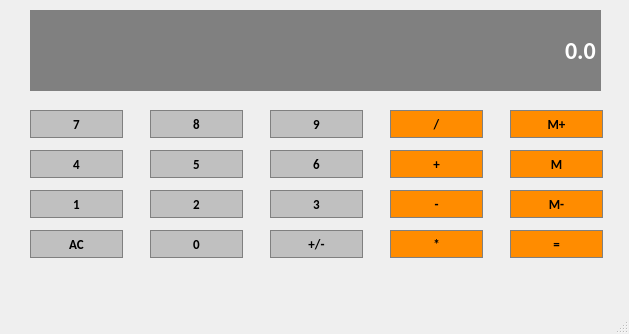
<?xml version="1.0" encoding="UTF-8"?>
<ui version="4.0">
 <class>calculator</class>
 <widget class="QMainWindow" name="calculator">
  <property name="geometry">
   <rect>
    <x>0</x>
    <y>0</y>
    <width>629</width>
    <height>334</height>
   </rect>
  </property>
  <property name="windowTitle">
   <string>MainWindow</string>
  </property>
  <widget class="QWidget" name="centralwidget">
   <widget class="QLineEdit" name="Display">
    <property name="geometry">
     <rect>
      <x>30</x>
      <y>10</y>
      <width>571</width>
      <height>81</height>
     </rect>
    </property>
    <property name="sizePolicy">
     <sizepolicy hsizetype="Preferred" vsizetype="Expanding">
      <horstretch>0</horstretch>
      <verstretch>0</verstretch>
     </sizepolicy>
    </property>
    <property name="font">
     <font>
      <family>Calibri</family>
      <pointsize>18</pointsize>
      <weight>75</weight>
      <bold>true</bold>
     </font>
    </property>
    <property name="styleSheet">
     <string notr="true">QLineEdit{
       background-color:gray;
       border:1px solid gray;
       color:#ffffff;
}</string>
    </property>
    <property name="text">
     <string>0.0</string>
    </property>
    <property name="alignment">
     <set>Qt::AlignRight|Qt::AlignTrailing|Qt::AlignVCenter</set>
    </property>
   </widget>
   <widget class="QPushButton" name="Button7">
    <property name="geometry">
     <rect>
      <x>30</x>
      <y>110</y>
      <width>93</width>
      <height>28</height>
     </rect>
    </property>
    <property name="sizePolicy">
     <sizepolicy hsizetype="Preferred" vsizetype="Preferred">
      <horstretch>0</horstretch>
      <verstretch>0</verstretch>
     </sizepolicy>
    </property>
    <property name="font">
     <font>
      <family>Calibri</family>
      <pointsize>10</pointsize>
      <weight>75</weight>
      <bold>true</bold>
     </font>
    </property>
    <property name="styleSheet">
     <string notr="true">QPushButton{
       background-color:#C0C0C0;
       border:1px solid gray;
       padding:5px;
}
QPushButtonPressed{
       background-color:#A9A9A9;
       border:1px solid gray;
       padding:5px;
}
</string>
    </property>
    <property name="text">
     <string>7</string>
    </property>
   </widget>
   <widget class="QPushButton" name="Button8">
    <property name="geometry">
     <rect>
      <x>150</x>
      <y>110</y>
      <width>93</width>
      <height>28</height>
     </rect>
    </property>
    <property name="sizePolicy">
     <sizepolicy hsizetype="Preferred" vsizetype="Preferred">
      <horstretch>0</horstretch>
      <verstretch>0</verstretch>
     </sizepolicy>
    </property>
    <property name="font">
     <font>
      <family>Calibri</family>
      <pointsize>10</pointsize>
      <weight>75</weight>
      <bold>true</bold>
     </font>
    </property>
    <property name="styleSheet">
     <string notr="true">QPushButton{
       background-color:#C0C0C0;
       border:1px solid gray;
       padding:5px;
}
QPushButtonPressed{
       background-color:#A9A9A9;
       border:1px solid gray;
       padding:5px;
}
</string>
    </property>
    <property name="text">
     <string>8</string>
    </property>
   </widget>
   <widget class="QPushButton" name="Button9">
    <property name="geometry">
     <rect>
      <x>270</x>
      <y>110</y>
      <width>93</width>
      <height>28</height>
     </rect>
    </property>
    <property name="sizePolicy">
     <sizepolicy hsizetype="Preferred" vsizetype="Preferred">
      <horstretch>0</horstretch>
      <verstretch>0</verstretch>
     </sizepolicy>
    </property>
    <property name="font">
     <font>
      <family>Calibri</family>
      <pointsize>10</pointsize>
      <weight>75</weight>
      <bold>true</bold>
     </font>
    </property>
    <property name="styleSheet">
     <string notr="true">QPushButton{
       background-color:#C0C0C0;
       border:1px solid gray;
       padding:5px;
}
QPushButtonPressed{
       background-color:#A9A9A9;
       border:1px solid gray;
       padding:5px;
}
</string>
    </property>
    <property name="text">
     <string>9</string>
    </property>
   </widget>
   <widget class="QPushButton" name="Divide">
    <property name="geometry">
     <rect>
      <x>390</x>
      <y>110</y>
      <width>93</width>
      <height>28</height>
     </rect>
    </property>
    <property name="sizePolicy">
     <sizepolicy hsizetype="Preferred" vsizetype="Preferred">
      <horstretch>0</horstretch>
      <verstretch>0</verstretch>
     </sizepolicy>
    </property>
    <property name="font">
     <font>
      <family>Calibri</family>
      <pointsize>10</pointsize>
      <weight>75</weight>
      <bold>true</bold>
     </font>
    </property>
    <property name="styleSheet">
     <string notr="true">QPushButton{
       background-color:#FF8C00;
       border:1px solid gray;
       padding:5px;
}
QPushButtonPressed{
       background-color:#A9A9A9;
       border:1px solid gray;
       padding:5px;
}
</string>
    </property>
    <property name="text">
     <string>/</string>
    </property>
   </widget>
   <widget class="QPushButton" name="MemAdd">
    <property name="geometry">
     <rect>
      <x>510</x>
      <y>110</y>
      <width>93</width>
      <height>28</height>
     </rect>
    </property>
    <property name="sizePolicy">
     <sizepolicy hsizetype="Preferred" vsizetype="Preferred">
      <horstretch>0</horstretch>
      <verstretch>0</verstretch>
     </sizepolicy>
    </property>
    <property name="font">
     <font>
      <family>Calibri</family>
      <pointsize>10</pointsize>
      <weight>75</weight>
      <bold>true</bold>
     </font>
    </property>
    <property name="styleSheet">
     <string notr="true">QPushButton{
       background-color:#FF8C00;
       border:1px solid gray;
       padding:5px;
}
QPushButtonPressed{
       background-color:#A9A9A9;
       border:1px solid gray;
       padding:5px;
}
</string>
    </property>
    <property name="text">
     <string>M+</string>
    </property>
   </widget>
   <widget class="QPushButton" name="Button4">
    <property name="geometry">
     <rect>
      <x>30</x>
      <y>150</y>
      <width>93</width>
      <height>28</height>
     </rect>
    </property>
    <property name="sizePolicy">
     <sizepolicy hsizetype="Preferred" vsizetype="Preferred">
      <horstretch>0</horstretch>
      <verstretch>0</verstretch>
     </sizepolicy>
    </property>
    <property name="font">
     <font>
      <family>Calibri</family>
      <pointsize>10</pointsize>
      <weight>75</weight>
      <bold>true</bold>
     </font>
    </property>
    <property name="styleSheet">
     <string notr="true">QPushButton{
       background-color:#C0C0C0;
       border:1px solid gray;
       padding:5px;
}
QPushButtonPressed{
       background-color:#A9A9A9;
       border:1px solid gray;
       padding:5px;
}
</string>
    </property>
    <property name="text">
     <string>4</string>
    </property>
   </widget>
   <widget class="QPushButton" name="Button5">
    <property name="geometry">
     <rect>
      <x>150</x>
      <y>150</y>
      <width>93</width>
      <height>28</height>
     </rect>
    </property>
    <property name="sizePolicy">
     <sizepolicy hsizetype="Preferred" vsizetype="Preferred">
      <horstretch>0</horstretch>
      <verstretch>0</verstretch>
     </sizepolicy>
    </property>
    <property name="font">
     <font>
      <family>Calibri</family>
      <pointsize>10</pointsize>
      <weight>75</weight>
      <bold>true</bold>
     </font>
    </property>
    <property name="styleSheet">
     <string notr="true">QPushButton{
       background-color:#C0C0C0;
       border:1px solid gray;
       padding:5px;
}
QPushButtonPressed{
       background-color:#A9A9A9;
       border:1px solid gray;
       padding:5px;
}
</string>
    </property>
    <property name="text">
     <string>5</string>
    </property>
   </widget>
   <widget class="QPushButton" name="Button6">
    <property name="geometry">
     <rect>
      <x>270</x>
      <y>150</y>
      <width>93</width>
      <height>28</height>
     </rect>
    </property>
    <property name="sizePolicy">
     <sizepolicy hsizetype="Preferred" vsizetype="Preferred">
      <horstretch>0</horstretch>
      <verstretch>0</verstretch>
     </sizepolicy>
    </property>
    <property name="font">
     <font>
      <family>Calibri</family>
      <pointsize>10</pointsize>
      <weight>75</weight>
      <bold>true</bold>
     </font>
    </property>
    <property name="styleSheet">
     <string notr="true">QPushButton{
       background-color:#C0C0C0;
       border:1px solid gray;
       padding:5px;
}
QPushButtonPressed{
       background-color:#A9A9A9;
       border:1px solid gray;
       padding:5px;
}
</string>
    </property>
    <property name="text">
     <string>6</string>
    </property>
   </widget>
   <widget class="QPushButton" name="Add">
    <property name="geometry">
     <rect>
      <x>390</x>
      <y>150</y>
      <width>93</width>
      <height>28</height>
     </rect>
    </property>
    <property name="sizePolicy">
     <sizepolicy hsizetype="Preferred" vsizetype="Preferred">
      <horstretch>0</horstretch>
      <verstretch>0</verstretch>
     </sizepolicy>
    </property>
    <property name="font">
     <font>
      <family>Calibri</family>
      <pointsize>10</pointsize>
      <weight>75</weight>
      <bold>true</bold>
     </font>
    </property>
    <property name="styleSheet">
     <string notr="true">QPushButton{
       background-color:#FF8C00;
       border:1px solid gray;
       padding:5px;
}
QPushButtonPressed{
       background-color:#A9A9A9;
       border:1px solid gray;
       padding:5px;
}
</string>
    </property>
    <property name="text">
     <string>+</string>
    </property>
   </widget>
   <widget class="QPushButton" name="MemAdd_2">
    <property name="geometry">
     <rect>
      <x>510</x>
      <y>150</y>
      <width>93</width>
      <height>28</height>
     </rect>
    </property>
    <property name="sizePolicy">
     <sizepolicy hsizetype="Preferred" vsizetype="Preferred">
      <horstretch>0</horstretch>
      <verstretch>0</verstretch>
     </sizepolicy>
    </property>
    <property name="font">
     <font>
      <family>Calibri</family>
      <pointsize>10</pointsize>
      <weight>75</weight>
      <bold>true</bold>
     </font>
    </property>
    <property name="styleSheet">
     <string notr="true">QPushButton{
       background-color:#FF8C00;
       border:1px solid gray;
       padding:5px;
}
QPushButtonPressed{
       background-color:#A9A9A9;
       border:1px solid gray;
       padding:5px;
}
</string>
    </property>
    <property name="text">
     <string>M</string>
    </property>
   </widget>
   <widget class="QPushButton" name="Button1">
    <property name="geometry">
     <rect>
      <x>30</x>
      <y>190</y>
      <width>93</width>
      <height>28</height>
     </rect>
    </property>
    <property name="sizePolicy">
     <sizepolicy hsizetype="Preferred" vsizetype="Preferred">
      <horstretch>0</horstretch>
      <verstretch>0</verstretch>
     </sizepolicy>
    </property>
    <property name="font">
     <font>
      <family>Calibri</family>
      <pointsize>10</pointsize>
      <weight>75</weight>
      <bold>true</bold>
     </font>
    </property>
    <property name="styleSheet">
     <string notr="true">QPushButton{
       background-color:#C0C0C0;
       border:1px solid gray;
       padding:5px;
}
QPushButtonPressed{
       background-color:#A9A9A9;
       border:1px solid gray;
       padding:5px;
}
</string>
    </property>
    <property name="text">
     <string>1</string>
    </property>
   </widget>
   <widget class="QPushButton" name="Button2">
    <property name="geometry">
     <rect>
      <x>150</x>
      <y>190</y>
      <width>93</width>
      <height>28</height>
     </rect>
    </property>
    <property name="sizePolicy">
     <sizepolicy hsizetype="Preferred" vsizetype="Preferred">
      <horstretch>0</horstretch>
      <verstretch>0</verstretch>
     </sizepolicy>
    </property>
    <property name="font">
     <font>
      <family>Calibri</family>
      <pointsize>10</pointsize>
      <weight>75</weight>
      <bold>true</bold>
     </font>
    </property>
    <property name="styleSheet">
     <string notr="true">QPushButton{
       background-color:#C0C0C0;
       border:1px solid gray;
       padding:5px;
}
QPushButtonPressed{
       background-color:#A9A9A9;
       border:1px solid gray;
       padding:5px;
}
</string>
    </property>
    <property name="text">
     <string>2</string>
    </property>
   </widget>
   <widget class="QPushButton" name="Button3">
    <property name="geometry">
     <rect>
      <x>270</x>
      <y>190</y>
      <width>93</width>
      <height>28</height>
     </rect>
    </property>
    <property name="sizePolicy">
     <sizepolicy hsizetype="Preferred" vsizetype="Preferred">
      <horstretch>0</horstretch>
      <verstretch>0</verstretch>
     </sizepolicy>
    </property>
    <property name="font">
     <font>
      <family>Calibri</family>
      <pointsize>10</pointsize>
      <weight>75</weight>
      <bold>true</bold>
     </font>
    </property>
    <property name="styleSheet">
     <string notr="true">QPushButton{
       background-color:#C0C0C0;
       border:1px solid gray;
       padding:5px;
}
QPushButtonPressed{
       background-color:#A9A9A9;
       border:1px solid gray;
       padding:5px;
}
</string>
    </property>
    <property name="text">
     <string>3</string>
    </property>
   </widget>
   <widget class="QPushButton" name="Substract">
    <property name="geometry">
     <rect>
      <x>390</x>
      <y>190</y>
      <width>93</width>
      <height>28</height>
     </rect>
    </property>
    <property name="sizePolicy">
     <sizepolicy hsizetype="Preferred" vsizetype="Preferred">
      <horstretch>0</horstretch>
      <verstretch>0</verstretch>
     </sizepolicy>
    </property>
    <property name="font">
     <font>
      <family>Calibri</family>
      <pointsize>10</pointsize>
      <weight>75</weight>
      <bold>true</bold>
     </font>
    </property>
    <property name="styleSheet">
     <string notr="true">QPushButton{
       background-color:#FF8C00;
       border:1px solid gray;
       padding:5px;
}
QPushButtonPressed{
       background-color:#A9A9A9;
       border:1px solid gray;
       padding:5px;
}
</string>
    </property>
    <property name="text">
     <string>-</string>
    </property>
   </widget>
   <widget class="QPushButton" name="pushButton_15">
    <property name="geometry">
     <rect>
      <x>510</x>
      <y>190</y>
      <width>93</width>
      <height>28</height>
     </rect>
    </property>
    <property name="sizePolicy">
     <sizepolicy hsizetype="Preferred" vsizetype="Preferred">
      <horstretch>0</horstretch>
      <verstretch>0</verstretch>
     </sizepolicy>
    </property>
    <property name="font">
     <font>
      <family>Calibri</family>
      <pointsize>10</pointsize>
      <weight>75</weight>
      <bold>true</bold>
     </font>
    </property>
    <property name="styleSheet">
     <string notr="true">QPushButton{
       background-color:#FF8C00;
       border:1px solid gray;
       padding:5px;
}
QPushButtonPressed{
       background-color:#A9A9A9;
       border:1px solid gray;
       padding:5px;
}
</string>
    </property>
    <property name="text">
     <string>M-</string>
    </property>
   </widget>
   <widget class="QPushButton" name="Clear">
    <property name="geometry">
     <rect>
      <x>30</x>
      <y>230</y>
      <width>93</width>
      <height>28</height>
     </rect>
    </property>
    <property name="sizePolicy">
     <sizepolicy hsizetype="Preferred" vsizetype="Preferred">
      <horstretch>0</horstretch>
      <verstretch>0</verstretch>
     </sizepolicy>
    </property>
    <property name="font">
     <font>
      <family>Calibri</family>
      <pointsize>10</pointsize>
      <weight>75</weight>
      <bold>true</bold>
     </font>
    </property>
    <property name="styleSheet">
     <string notr="true">QPushButton{
       background-color:#C0C0C0;
       border:1px solid gray;
       padding:5px;
}
QPushButtonPressed{
       background-color:#A9A9A9;
       border:1px solid gray;
       padding:5px;
}
</string>
    </property>
    <property name="text">
     <string>AC</string>
    </property>
   </widget>
   <widget class="QPushButton" name="Button0">
    <property name="geometry">
     <rect>
      <x>150</x>
      <y>230</y>
      <width>93</width>
      <height>28</height>
     </rect>
    </property>
    <property name="sizePolicy">
     <sizepolicy hsizetype="Preferred" vsizetype="Preferred">
      <horstretch>0</horstretch>
      <verstretch>0</verstretch>
     </sizepolicy>
    </property>
    <property name="font">
     <font>
      <family>Calibri</family>
      <pointsize>10</pointsize>
      <weight>75</weight>
      <bold>true</bold>
     </font>
    </property>
    <property name="styleSheet">
     <string notr="true">QPushButton{
       background-color:#C0C0C0;
       border:1px solid gray;
       padding:5px;
}
QPushButtonPressed{
       background-color:#A9A9A9;
       border:1px solid gray;
       padding:5px;
}
</string>
    </property>
    <property name="text">
     <string>0</string>
    </property>
   </widget>
   <widget class="QPushButton" name="ChangeSign">
    <property name="geometry">
     <rect>
      <x>270</x>
      <y>230</y>
      <width>93</width>
      <height>28</height>
     </rect>
    </property>
    <property name="sizePolicy">
     <sizepolicy hsizetype="Preferred" vsizetype="Preferred">
      <horstretch>0</horstretch>
      <verstretch>0</verstretch>
     </sizepolicy>
    </property>
    <property name="font">
     <font>
      <family>Calibri</family>
      <pointsize>10</pointsize>
      <weight>75</weight>
      <bold>true</bold>
     </font>
    </property>
    <property name="styleSheet">
     <string notr="true">QPushButton{
       background-color:#C0C0C0;
       border:1px solid gray;
       padding:5px;
}
QPushButtonPressed{
       background-color:#A9A9A9;
       border:1px solid gray;
       padding:5px;
}
</string>
    </property>
    <property name="text">
     <string>+/-</string>
    </property>
   </widget>
   <widget class="QPushButton" name="Multiply">
    <property name="geometry">
     <rect>
      <x>390</x>
      <y>230</y>
      <width>93</width>
      <height>28</height>
     </rect>
    </property>
    <property name="sizePolicy">
     <sizepolicy hsizetype="Preferred" vsizetype="Preferred">
      <horstretch>0</horstretch>
      <verstretch>0</verstretch>
     </sizepolicy>
    </property>
    <property name="font">
     <font>
      <family>Calibri</family>
      <pointsize>10</pointsize>
      <weight>75</weight>
      <bold>true</bold>
     </font>
    </property>
    <property name="styleSheet">
     <string notr="true">QPushButton{
       background-color:#FF8C00;
       border:1px solid gray;
       padding:5px;
}
QPushButtonPressed{
       background-color:#A9A9A9;
       border:1px solid gray;
       padding:5px;
}
</string>
    </property>
    <property name="text">
     <string>*</string>
    </property>
   </widget>
   <widget class="QPushButton" name="Equal">
    <property name="geometry">
     <rect>
      <x>510</x>
      <y>230</y>
      <width>93</width>
      <height>28</height>
     </rect>
    </property>
    <property name="sizePolicy">
     <sizepolicy hsizetype="Preferred" vsizetype="Preferred">
      <horstretch>0</horstretch>
      <verstretch>0</verstretch>
     </sizepolicy>
    </property>
    <property name="font">
     <font>
      <family>Calibri</family>
      <pointsize>10</pointsize>
      <weight>75</weight>
      <bold>true</bold>
     </font>
    </property>
    <property name="styleSheet">
     <string notr="true">QPushButton{
       background-color:#FF8C00;
       border:1px solid gray;
       padding:5px;
}
QPushButtonPressed{
       background-color:#A9A9A9;
       border:1px solid gray;
       padding:5px;
}
</string>
    </property>
    <property name="text">
     <string>=</string>
    </property>
   </widget>
  </widget>
  <widget class="QMenuBar" name="menubar">
   <property name="geometry">
    <rect>
     <x>0</x>
     <y>0</y>
     <width>629</width>
     <height>26</height>
    </rect>
   </property>
  </widget>
  <widget class="QStatusBar" name="statusbar"/>
 </widget>
 <resources/>
 <connections/>
</ui>
